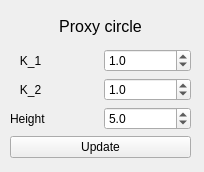
<?xml version="1.0" encoding="UTF-8"?>
<ui version="4.0">
 <class>Form</class>
 <widget class="QWidget" name="Form">
  <property name="geometry">
   <rect>
    <x>0</x>
    <y>0</y>
    <width>204</width>
    <height>172</height>
   </rect>
  </property>
  <property name="windowTitle">
   <string>Proxy circle parameters</string>
  </property>
  <widget class="QWidget" name="gridLayoutWidget">
   <property name="geometry">
    <rect>
     <x>10</x>
     <y>10</y>
     <width>181</width>
     <height>148</height>
    </rect>
   </property>
   <layout class="QGridLayout" name="gridLayout">
    <item row="3" column="0">
     <widget class="QLabel" name="label_4">
      <property name="text">
       <string>Height</string>
      </property>
     </widget>
    </item>
    <item row="3" column="1">
     <widget class="QDoubleSpinBox" name="doubleSpinBox_h">
      <property name="decimals">
       <number>1</number>
      </property>
      <property name="minimum">
       <double>0.100000000000000</double>
      </property>
      <property name="maximum">
       <double>10.000000000000000</double>
      </property>
      <property name="singleStep">
       <double>0.100000000000000</double>
      </property>
      <property name="value">
       <double>5.000000000000000</double>
      </property>
     </widget>
    </item>
    <item row="2" column="0">
     <widget class="QLabel" name="label_3">
      <property name="text">
       <string>   K_2</string>
      </property>
     </widget>
    </item>
    <item row="4" column="0" colspan="2">
     <widget class="QPushButton" name="pushButton_update">
      <property name="text">
       <string>Update</string>
      </property>
     </widget>
    </item>
    <item row="1" column="1">
     <widget class="QDoubleSpinBox" name="doubleSpinBox_k1">
      <property name="decimals">
       <number>1</number>
      </property>
      <property name="minimum">
       <double>0.100000000000000</double>
      </property>
      <property name="maximum">
       <double>10.000000000000000</double>
      </property>
      <property name="singleStep">
       <double>0.100000000000000</double>
      </property>
      <property name="value">
       <double>1.000000000000000</double>
      </property>
     </widget>
    </item>
    <item row="2" column="1">
     <widget class="QDoubleSpinBox" name="doubleSpinBox_k2">
      <property name="decimals">
       <number>1</number>
      </property>
      <property name="minimum">
       <double>0.100000000000000</double>
      </property>
      <property name="maximum">
       <double>10.000000000000000</double>
      </property>
      <property name="singleStep">
       <double>0.100000000000000</double>
      </property>
      <property name="value">
       <double>1.000000000000000</double>
      </property>
     </widget>
    </item>
    <item row="1" column="0">
     <widget class="QLabel" name="label_2">
      <property name="text">
       <string>   K_1</string>
      </property>
     </widget>
    </item>
    <item row="0" column="0" colspan="2">
     <widget class="QLabel" name="label">
      <property name="text">
       <string>&lt;html&gt;&lt;head/&gt;&lt;body&gt;&lt;p align=&quot;center&quot;&gt;&lt;span style=&quot; font-size:12pt;&quot;&gt;Proxy circle&lt;/span&gt;&lt;/p&gt;&lt;/body&gt;&lt;/html&gt;</string>
      </property>
     </widget>
    </item>
   </layout>
  </widget>
 </widget>
 <resources/>
 <connections/>
</ui>
